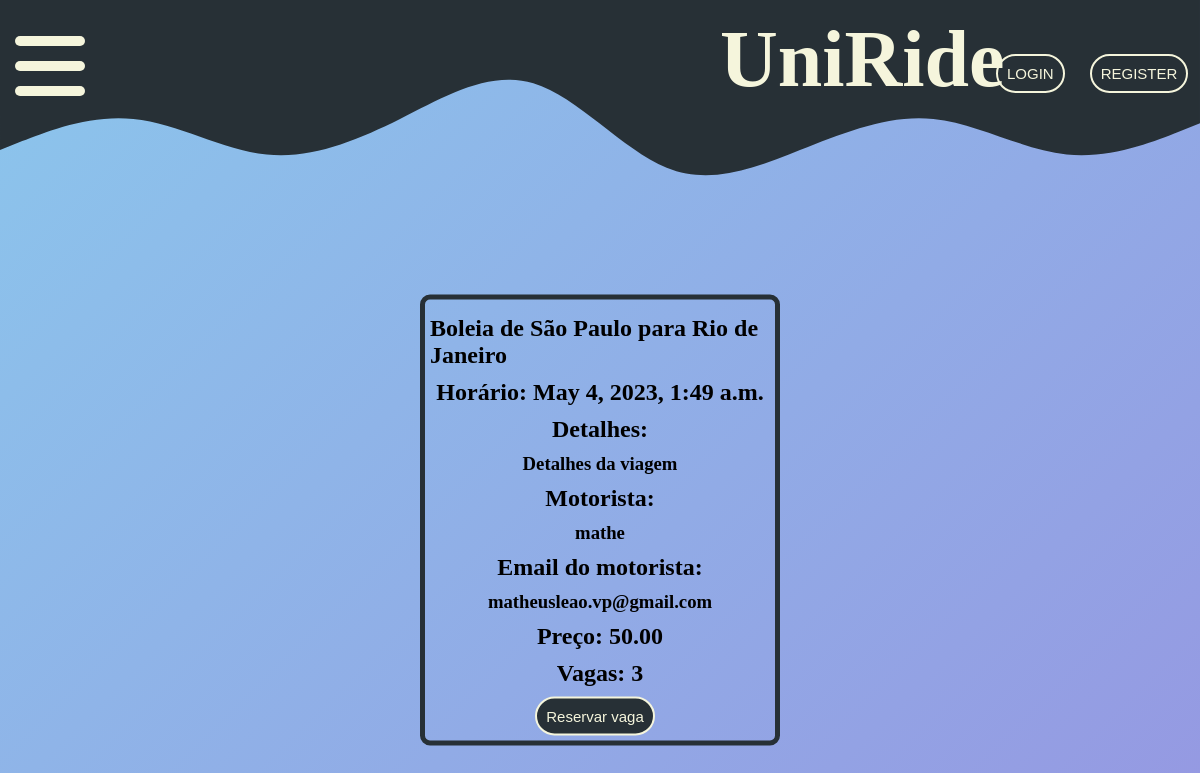
Before: /1 with the older database file.
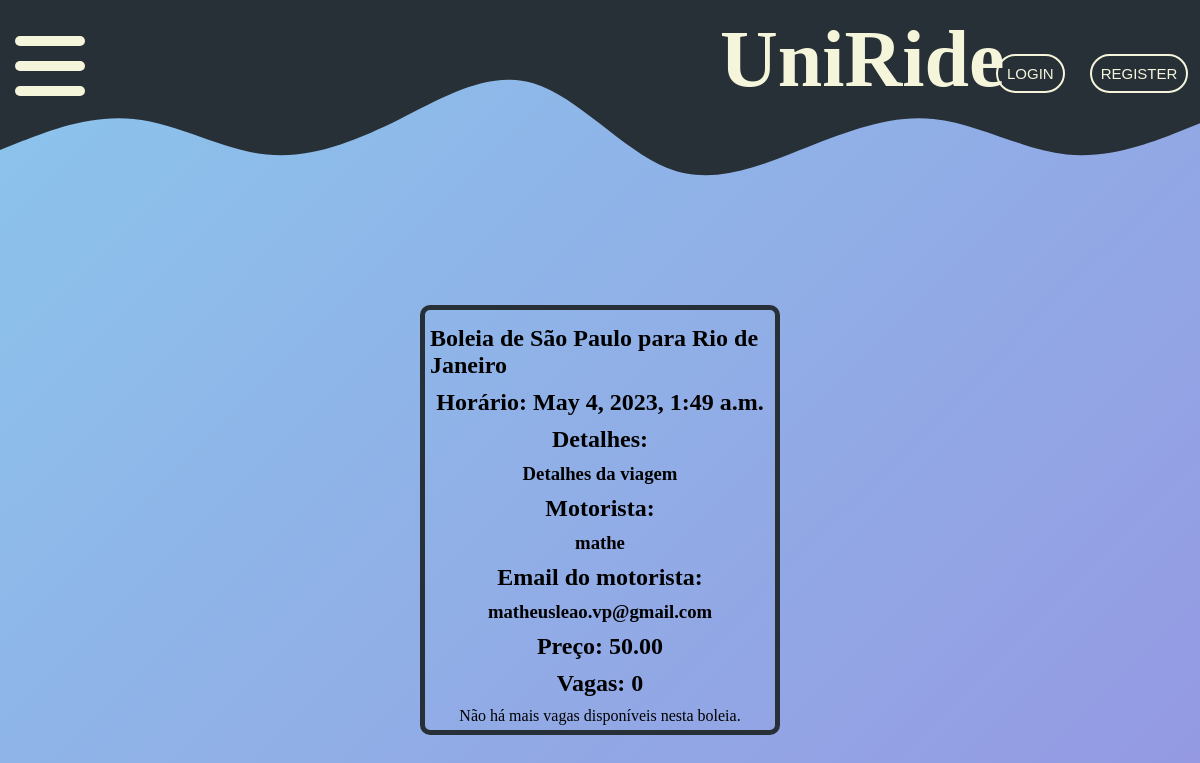
After: the same page with the newer database file.
### MyApp/models.py (models this page shows)
class Boleia(models.Model):
    motorista = models.ForeignKey(User, on_delete=models.CASCADE, related_name='boleias_as_motorista')
    users = models.ManyToManyField(User, blank=True, related_name='boleias_as_passageiro')
    partida = models.CharField(max_length=255)
    chegada = models.CharField(max_length=255)
    horario = models.DateTimeField()
    preco = models.DecimalField(max_digits=8, decimal_places=2)
    vagas = models.IntegerField()
    detalhes = models.TextField(blank=True)

### MyApp/views.py (the view)
# urls.py: path('<int:boleia_id>', views.detalhes, name='detalhes'),
def detalhes(request, boleia_id):
    boleia = get_object_or_404(Boleia, pk=boleia_id)
    if request.method == 'POST':
        if request.user not in boleia.users.all():  # Check if user is not already in the relationship
            boleia.vagas -= 1
            boleia.users.add(request.user)
            boleia.save()
        return HttpResponseRedirect(reverse('MyApp:detalhes', args=(boleia_id,)))
    return render(request, 'MyApp/detalhe.html', {'boleia': boleia})

### MyApp/templates/MyApp/detalhe.html (shortened to what this page needs)
{% extends "MyApp/index.html" %}
{% block content %}
    <section class="detail">
      <h1> Boleia de {{ boleia.partida }} para {{ boleia.chegada }} </h1>
      <h2> Horário: {{ boleia.horario }} </h2>
      <h2> Detalhes: </h2>
      <h3> {{ boleia.detalhes }}</h3>
      <h2> Motorista: </h2>
      <h3> {{boleia.motorista}} </h3>
        <h2> Email do motorista: </h2>
      <h3> {{boleia.motorista.email}} </h3>
      <h2> Preço: {{ boleia.preco }}</h2>
      <h2> Vagas: {{ boleia.vagas }}</h2>
      {% if not request.user == boleia.motorista %}
      {% if boleia.vagas > 0 %}
      <form method="post" action="{% url 'MyApp:detalhes' boleia_id=boleia.id %}">
        <button type="submit">Reservar vaga</button>
      </form>
      {% else %}
        <p>Não há mais vagas disponíveis nesta boleia.</p>
      {% endif %}
      {% endif %}
    </section>
{% endblock %}

Changed rows visible on the page:
changed Boleia "São Paulo": vagas "3" → "0"
Other visible differences:
text no longer shown: "Reservar vaga"
text now shown: "Não há mais vagas disponíveis nesta boleia."
